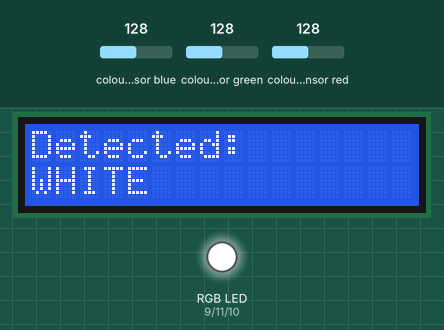
A sketch run on a simulated Arduino Uno, built with avr-gcc and run on an emulated ATmega328P. On the bench: 16×2 character LCD, an RGB LED mixed from three pins (HIGH = lit). Wiring (inferred from the names in the program): TCS3200 colour sensor: output pin 2; S2 pin 6; S3 pin 7; S0 pin 4; S1 pin 5. The test bench sets the inputs (shaded band); at power-on: colour sensor blue 128, colour sensor green 128, colour sensor red 128. Pins used as bus, display or sensor lines are not drawn.

Above: at 3.2 s.
3.3 s: colour sensor blue set to 191
4.8 s: colour sensor blue set to 199
At 6.2 s:
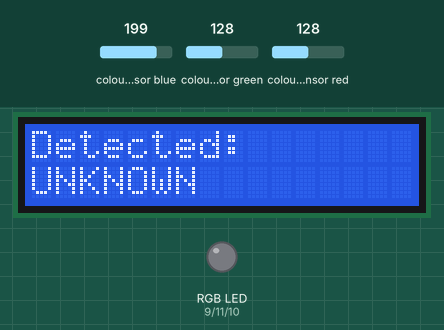
6.5 s: colour sensor blue set to 227
8.0 s: colour sensor blue set to 237
At 9.0 s:
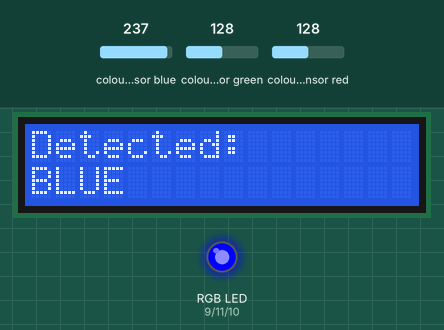
9.8 s: colour sensor blue set to 5
At 11.1 s:
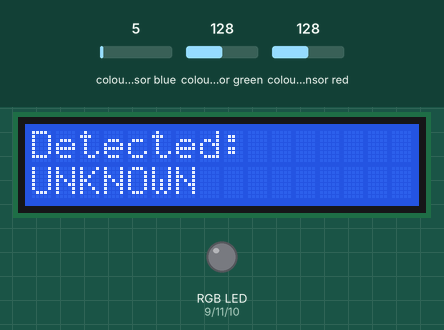
11.4 s: colour sensor green set to 5
At 12.7 s:
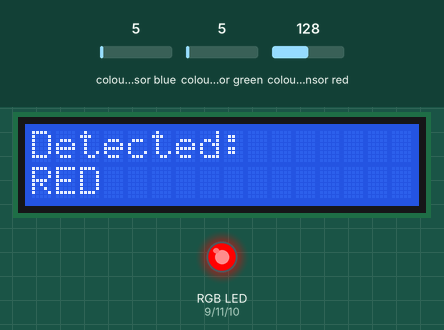
Timing chart, 0 to 14.0 s (numbered marks = the images above; inputs shaded):
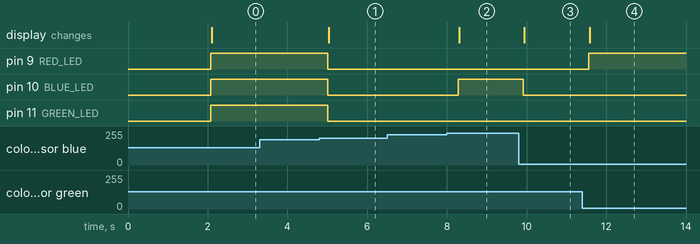

The sketch:

color-detection.ino
```cpp
/*
  🎨 Color Detection System (TCS3200 + LCD + RGB LED)

  Features:
  - Detects RED, GREEN, BLUE, WHITE
  - LCD output display
  - RGB LED indication
  - Stable color detection logic

  Author: Venkateswarlu Reddy
*/

#include <Wire.h>
#include <LiquidCrystal_I2C.h>

// ---------------- LCD ----------------
LiquidCrystal_I2C lcd(0x27, 16, 2);

// ---------------- TCS3200 ----------------
#define S0 4
#define S1 5
#define S2 6
#define S3 7
#define SENSOR_OUT 2
#define OE 8

// ---------------- RGB LED ----------------
#define RED_LED   9
#define GREEN_LED 11
#define BLUE_LED  10

unsigned long R, G, B;

// ---------------- PARAMETERS ----------------
#define CLOSE_MARGIN   12
#define WHITE_LEVEL    65
#define COLOR_MARGIN   15
#define NO_OBJECT_MIN  90

// ---------------- FUNCTION: SET COLOR ----------------
void setColor(int r, int g, int b) {
  analogWrite(RED_LED, r);
  analogWrite(GREEN_LED, g);
  analogWrite(BLUE_LED, b);
}

// ---------------- FUNCTION: READ COLOR ----------------
void readColor() {

  // RED
  digitalWrite(S2, LOW);
  digitalWrite(S3, LOW);
  R = pulseIn(SENSOR_OUT, LOW);

  // GREEN
  digitalWrite(S2, HIGH);
  digitalWrite(S3, HIGH);
  G = pulseIn(SENSOR_OUT, LOW);

  // BLUE
  digitalWrite(S2, LOW);
  digitalWrite(S3, HIGH);
  B = pulseIn(SENSOR_OUT, LOW);
}

// ---------------- SETUP ----------------
void setup() {

  pinMode(S0, OUTPUT);
  pinMode(S1, OUTPUT);
  pinMode(S2, OUTPUT);
  pinMode(S3, OUTPUT);
  pinMode(SENSOR_OUT, INPUT);
  pinMode(OE, OUTPUT);

  pinMode(RED_LED, OUTPUT);
  pinMode(GREEN_LED, OUTPUT);
  pinMode(BLUE_LED, OUTPUT);

  digitalWrite(S0, HIGH);
  digitalWrite(S1, LOW);
  digitalWrite(OE, LOW);

  lcd.init();
  lcd.backlight();

  lcd.setCursor(0,0);
  lcd.print("Color Detector");
  delay(2000);
  lcd.clear();
}

// ---------------- LOOP ----------------
void loop() {

  readColor();

  unsigned long maxVal = max(R, max(G, B));
  unsigned long minVal = min(R, min(G, B));
  unsigned long avgVal = (R + G + B) / 3;

  String detectedColor = "UNKNOWN";

  // -------- WHITE --------
  if ((maxVal - minVal) < CLOSE_MARGIN && avgVal < WHITE_LEVEL) {
    detectedColor = "WHITE";
    setColor(255,255,255);
  }

  // -------- NO OBJECT --------
  else if (minVal > NO_OBJECT_MIN) {
    detectedColor = "NO OBJECT";
    setColor(0,0,0);
  }

  // -------- RED --------
  else if (R < G && R < B && (G - R) > COLOR_MARGIN && (B - R) > COLOR_MARGIN) {
    detectedColor = "RED";
    setColor(255,0,0);
  }

  // -------- GREEN --------
  else if (G < R && G < B && (R - G) > COLOR_MARGIN && (B - G) > COLOR_MARGIN) {
    detectedColor = "GREEN";
    setColor(0,255,0);
  }

  // -------- BLUE --------
  else if (B < R && B < G && (R - B) > COLOR_MARGIN && (G - B) > COLOR_MARGIN) {
    detectedColor = "BLUE";
    setColor(0,0,255);
  }

  else {
    setColor(0,0,0);
  }

  // -------- LCD DISPLAY --------
  lcd.setCursor(0,0);
  lcd.print("Detected:      ");

  lcd.setCursor(0,1);
  lcd.print(detectedColor);
  lcd.print("      ");

  delay(300);
}
```

Measured:
- the behaviour switches between 194 and 195 on colour sensor blue (found by bisection; images 0 and 1)
- the behaviour switches between 231 and 232 on colour sensor blue (found by bisection; images 1 and 2)
- after the input at 3.3 s, every drawn part: stays the same
- after the input at 4.8 s, pin 9 (RED_LED), pin 10 (BLUE_LED), pin 11 (GREEN_LED): HIGH → LOW after 0.21 s; the display: changes after 0.24 s (image 1)
- after the input at 6.5 s, every drawn part: stays the same
- after the input at 8.0 s, pin 10 (BLUE_LED): LOW → HIGH after 0.29 s; the display: changes after 0.32 s (image 2)
- after the input at 9.8 s, pin 10 (BLUE_LED): HIGH → LOW after 0.12 s; the display: changes after 0.14 s (image 3)
- after the input at 11.4 s, pin 9 (RED_LED): LOW → HIGH after 0.16 s; the display: changes after 0.18 s (image 4)
